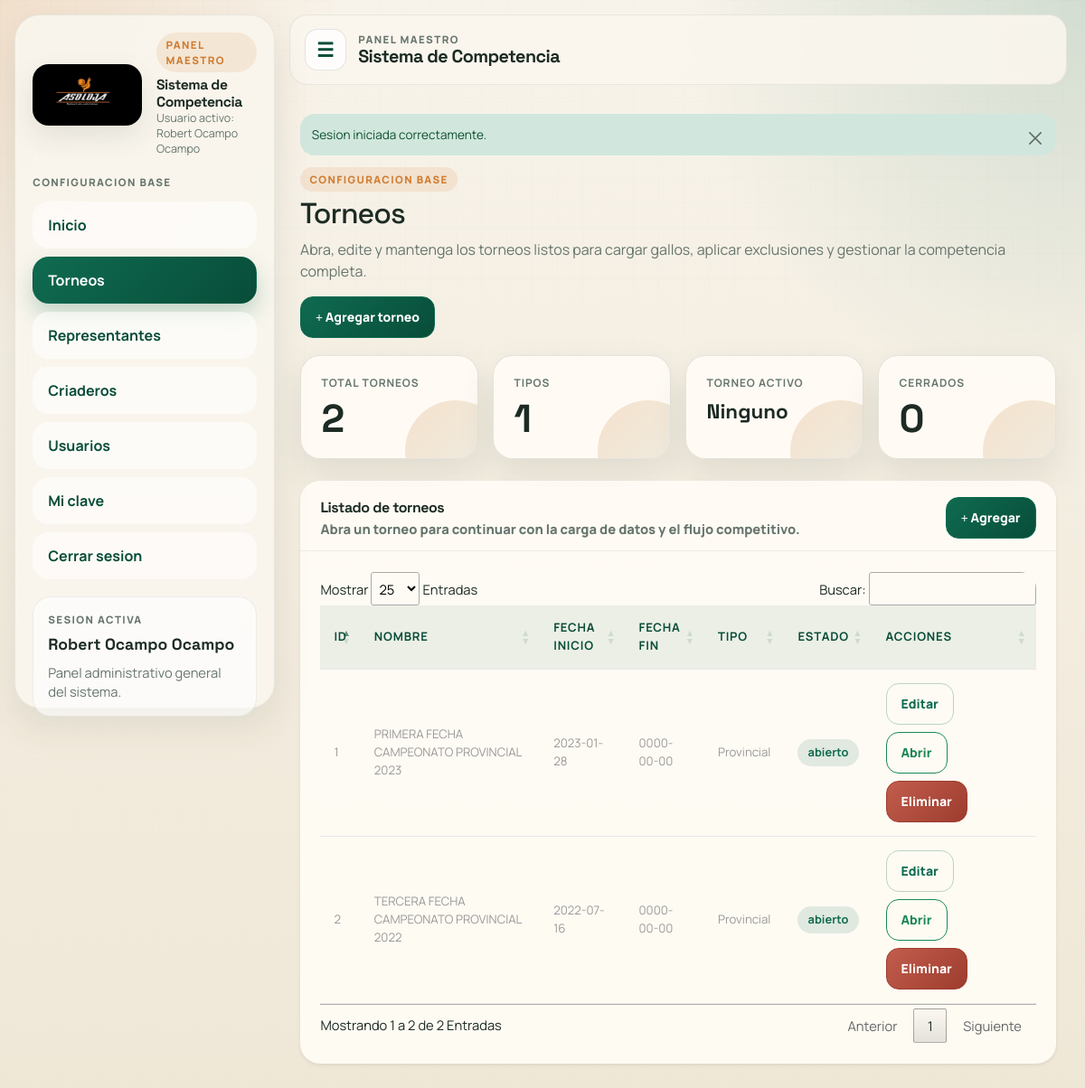
The page /admin/secciones/torneos/ (signed in) on the database its author committed.
### tables this page shows
CREATE TABLE `torneos` (
  `ID` int(11) NOT NULL,
  `nombre` varchar(255) NOT NULL,
  `fecha_inicio` date NOT NULL,
  `fecha_fin` date NOT NULL,
  `tipoTorneo` varchar(255) NOT NULL,
  `estado` varchar(20) NOT NULL DEFAULT 'abierto',
  `fecha_cierre_real` datetime DEFAULT NULL
);

### admin/secciones/torneos/index.php (the view, shortened to what this page needs)
<?php
require_once __DIR__ . '/../../includes/app.php';
require_once __DIR__ . '/../../bd.php';
$sentencia = $conexion->query('SELECT * FROM torneos ORDER BY fecha_inicio DESC, ID DESC');
$lista_torn = $sentencia->fetchAll();
$tiposTorneo = array_unique(array_column($lista_torn, 'tipoTorneo'));
$torneoActivo = $_SESSION['nombreTorneo'] ?? '';
$torneosCerrados = array_filter($lista_torn, static function (array $torneo): bool {
    return tournament_state_label($torneo['estado'] ?? null) === 'cerrado';
});
include __DIR__ . '/../../templates/header.php';
?>
<div class="page-intro">
    <div>
        <span class="app-kicker">Configuracion base</span>
        <h2 class="page-title mb-2">Torneos</h2>
        <p>Abra, edite y mantenga los torneos listos para cargar gallos, aplicar exclusiones y gestionar la competencia completa.</p>
    </div>
    <a class="btn btn-primary btn-sm" href="crear.php"><i class="fa-solid fa-plus"></i> Agregar torneo</a>
</div>
<div class="stats-grid mb-4">
    <div class="card stat-card">
        <div class="stat-label">Total torneos</div>
        <div class="stat-value"><?php echo e((string) count($lista_torn)); ?></div>
    </div>
    <div class="card stat-card">
        <div class="stat-label">Tipos</div>
        <div class="stat-value"><?php echo e((string) count($tiposTorneo)); ?></div>
    </div>
    <div class="card stat-card">
        <div class="stat-label">Torneo activo</div>
        <div class="stat-value stat-value-sm"><?php echo e($torneoActivo !== '' ? $torneoActivo : 'Ninguno'); ?></div>
    </div>
    <div class="card stat-card">
        <div class="stat-label">Cerrados</div>
        <div class="stat-value"><?php echo e((string) count($torneosCerrados)); ?></div>
    </div>
</div>
<div class="card shadow-sm border-0">
    <div class="card-header panel-toolbar">
        <div>
            <div class="panel-title">Listado de torneos</div>
            <div class="panel-note">Abra un torneo para continuar con la carga de datos y el flujo competitivo.</div>
        </div>
        <a class="btn btn-primary btn-sm" href="crear.php"><i class="fa-solid fa-plus"></i> Agregar</a>
    </div>
    <div class="card-body">
        <div class="table-responsive">
            <table class="table align-middle" data-datatable="true">
                <thead class="table-light">
                    <tr>
                        <th>ID</th>
                        <th>Nombre</th>
                        <th>Fecha inicio</th>
                        <th>Fecha fin</th>
                        <th>Tipo</th>
                        <th>Estado</th>
                        <th>Acciones</th>
                    </tr>
                </thead>
                <tbody>
                    <?php foreach ($lista_torn as $registro): ?>
                        <tr>
                            <td><?php echo e((string) $registro['ID']); ?></td>
                            <td><?php echo e($registro['nombre']); ?></td>
                            <td><?php echo e($registro['fecha_inicio']); ?></td>
                            <td><?php echo e($registro['fecha_fin']); ?></td>
                            <td><?php echo e($registro['tipoTorneo']); ?></td>
                            <td>
                                <span class="badge-soft <?php echo tournament_state_label($registro['estado'] ?? null) === 'cerrado' ? 'accent' : ''; ?>">
                                    <?php echo e(tournament_state_label($registro['estado'] ?? null)); ?>
                                </span>
                            </td>
                            <td class="d-flex gap-2 flex-wrap">
                                <a class="btn btn-outline-primary btn-sm" href="editar.php?txtID=<?php echo urlencode((string) $registro['ID']); ?>">Editar</a>
                                <a class="btn btn-outline-success btn-sm" href="<?php echo e(admin_url('secciones/torneos/dashboard.php')); ?>?nombreTorneo=<?php echo urlencode($registro['nombre']); ?>&torneoId=<?php echo urlencode((string) $registro['ID']); ?>">Abrir</a>
                                <?php echo render_delete_button('eliminar_torneo', (int) $registro['ID']); ?>
                            </td>
                        </tr>
                    <?php endforeach; ?>
                </tbody>
            </table>
        </div>
    </div>
</div>
<?php include __DIR__ . '/../../templates/footer.php'; ?>

### admin/includes/app.php (shortened to what this page needs)
<?php
function app_scheme(): string
{
    return 'http';
}
function admin_base_url(): string
{
    $host = $_SERVER['HTTP_HOST'] ?? 'localhost';
    return app_scheme() . '://' . $host . '/SG/admin/';
}
function admin_url(string $path = ''): string
{
    return admin_base_url() . ltrim($path, '/');
}
function pull_flash(): ?array
{
    $flash = $_SESSION['flash'];
    return $flash;
}
function csrf_token(): string
{
    return $_SESSION['csrf_token'];
}
function csrf_input(): string
{
    return '<input type="hidden" name="csrf_token" value="' . htmlspecialchars(csrf_token(), ENT_QUOTES, 'UTF-8') . '">';
}
function tournament_state_label(?string $state): string
{
    return $state === 'cerrado' ? 'cerrado' : 'abierto';
}
function e(?string $value): string
{
    return htmlspecialchars((string) $value, ENT_QUOTES, 'UTF-8');
}
function render_flash(): void
{
    $flash = pull_flash();
    echo '<div class="alert alert-' . e($flash['type']) . ' alert-dismissible fade show" role="alert">';
    echo e($flash['message']);
    echo '<button type="button" class="btn-close" data-bs-dismiss="alert" aria-label="Cerrar"></button>';
    echo '</div>';
}
function render_delete_button(string $name, int $id, string $label = 'Eliminar', string $class = 'btn btn-danger btn-sm'): string
{
    return '<form method="post" class="d-inline">'
        . csrf_input()
        . '<input type="hidden" name="' . e($name) . '" value="' . $id . '">'
        . '<button type="submit" class="' . e($class) . '" data-confirm="Confirma esta accion?">' . e($label) . '</button>'
        . '</form>';
}

### css/estilo.css (style rules this page uses)
.table { width: 100%; }

### css/style.css (style rules this page uses)
h4, h5, h6, h1, h2, h3 { margin: 0; }
p { margin: 0; }
html, body { font-family: 'Roboto', sans-serif; font-size: 100%; overflow-x: hidden; background: url(../images/bg.jpg) no-repeat 0px 0px; background-size:cover; }
body a { transition: 0.5s all ease; -webkit-transition: 0.5s all ease; -moz-transition: 0.5s all ease; -o-transition: 0.5s all ease; -ms-transition: 0.5s all ease; text-decoration:none; }
h1,h2,h3,h4,h5,h6 { margin:0; }
p { margin:0; }
.alert { padding: 16.8px !important; }
.table>thead>tr>th { border-bottom: 1px solid #e1ab91 ! important; }
.table>tbody>tr>td, .table>tbody>tr>th, .table>tfoot>tr>td, .table>tfoot>tr>th, .table>thead>tr>td, .table>thead>tr>th { border-bottom: 1px solid #e9e9e9 ! important; }
.table > thead > tr > th, .table > tbody > tr > th, .table > tfoot > tr > th, .table > thead > tr > td, .table > tbody > tr > td, .table > tfoot > tr > td { border-top: none !important; }
.table td, .table>tbody>tr>td, .table>tbody>tr>th, .table>tfoot>tr>td, .table>tfoot>tr>th, .table>thead>tr>td, .table>thead>tr>th { padding: 15px!important; }
.table > thead > tr > th, .table > tbody > tr > th, .table > tfoot > tr > th, .table > thead > tr > td, .table > tbody > tr > td, .table > tfoot > tr > td { font-size: 0.9em; color: #999; border-top: none !important; }
.alert { font-size: 0.85em; }
.alert { margin-bottom: 23px !important; }
@media (max-width: 1280px) { .alert { margin-bottom: 13px !important; padding: 12.8px !important; } }

### rows shown on the page
torneos: ID "1", nombre "PRIMERA FECHA CAMPEONATO PROVINCIAL 2023", fecha_inicio "2023-01-28", fecha_fin "0000-00-00", tipoTorneo "Provincial", estado "abierto"
torneos: ID "2", nombre "TERCERA FECHA CAMPEONATO PROVINCIAL 2022", fecha_inicio "2022-07-16", fecha_fin "0000-00-00", tipoTorneo "Provincial", estado "abierto"

### other values the page prints
$_SESSION['nombre'] "Robert Ocampo Ocampo"
$flash['message'] "Sesion iniciada correctamente."
count($lista_torn) "2"
count($tiposTorneo) "1"
$torneoActivo !== '' ? $torneoActivo : 'Ninguno' "Ninguno"
count($torneosCerrados) "0"
